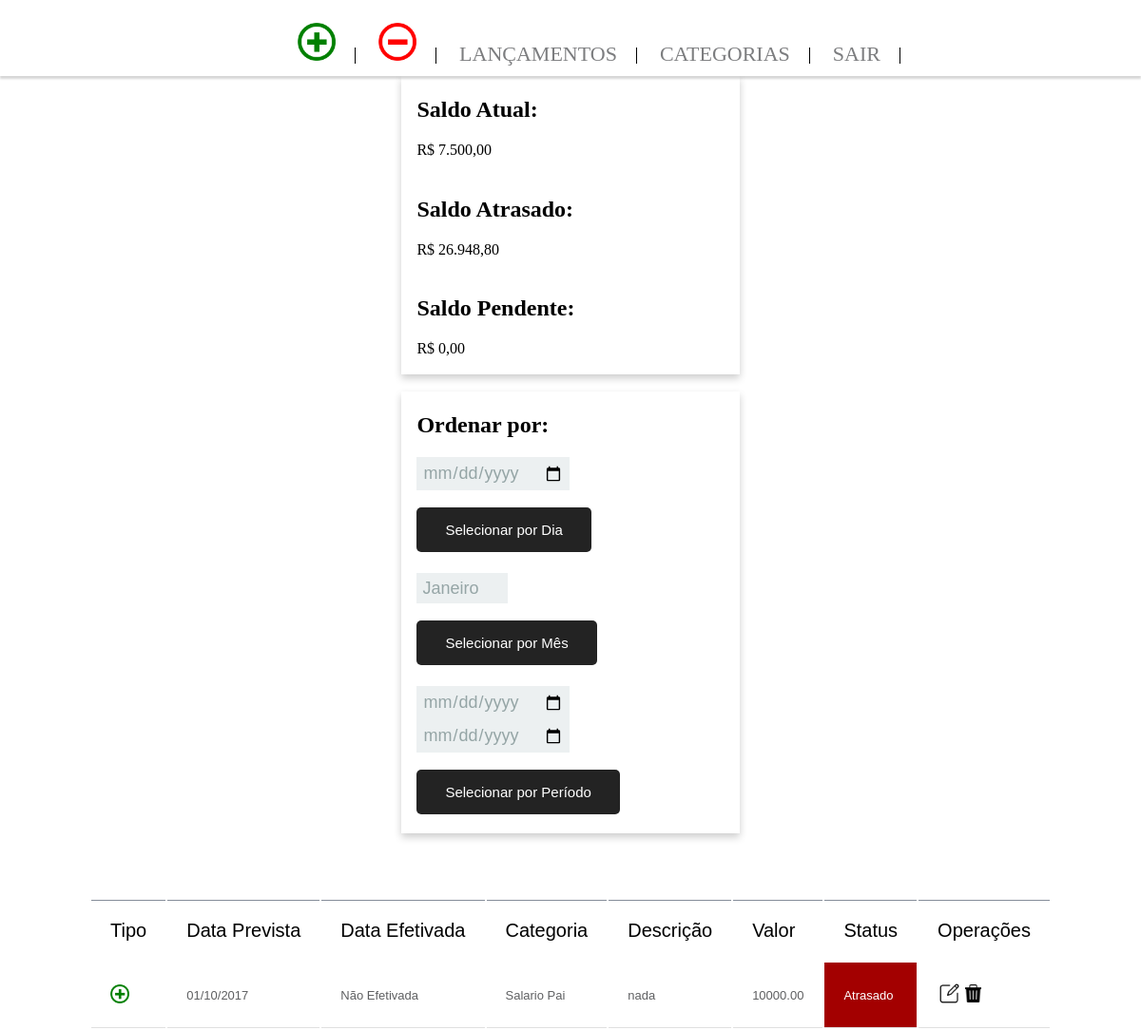
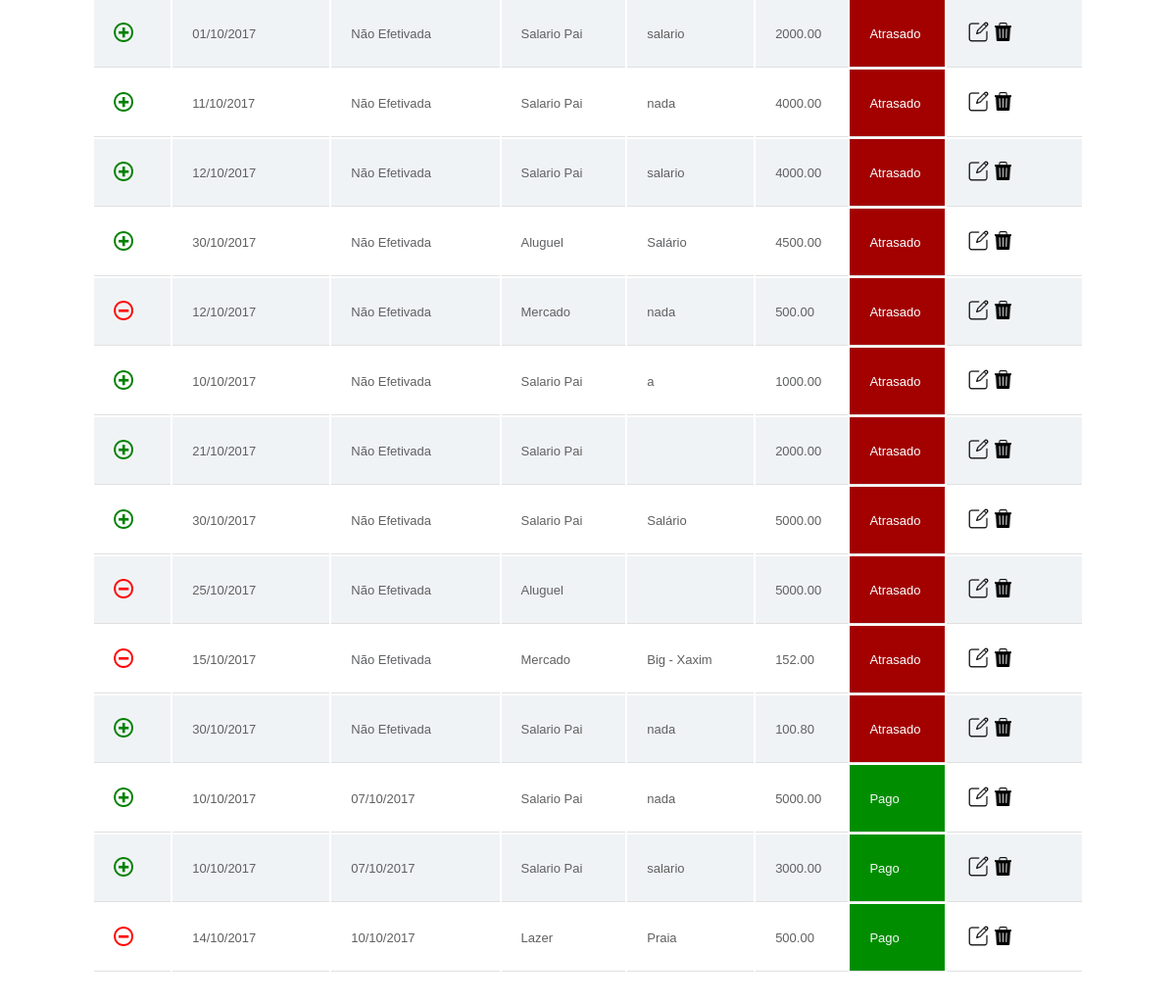
The page /Gerenciador_Financeiro/listar_lancamentos.php (signed in) on the database its author committed (2 pictures, top to bottom).
### tables this page shows
CREATE TABLE `lancamento_tb` (
  `id_lancamento` int(6) NOT NULL,
  `data_prevista` date NOT NULL,
  `data_efetivada` date NOT NULL,
  `categoria` int(6) NOT NULL,
  `descricao` varchar(40) NOT NULL,
  `valor` decimal(10,2) NOT NULL,
  `tipo` varchar(3) NOT NULL
);

CREATE TABLE `categoria_tb` (
  `id_categoria` int(6) NOT NULL,
  `nome` varchar(20) NOT NULL,
  `categoria` varchar(3) NOT NULL
);

### Gerenciador_Financeiro/listar_lancamentos.php (the view, shortened to what this page needs)
<!DOCTYPE html>
<html lag="pt-br">
	<head>
		<link rel="stylesheet" href="css/css.css">
		<link rel="stylesheet" href="css/header.css">
	</head>
	<?php
		$dataHoje = date('Ymd');
			$ano = date('Y');
		if(isset($_POST['confDia'])){
				$delimiter = $_POST['dia'];
				$order = "AND data_prevista='$delimiter'";
			}else if(isset($_POST['confMes'])){
				$delimiter = $_POST['mes'];
				$order = "AND YEAR(data_prevista)=$ano AND MONTH(data_prevista) BETWEEN $delimiter AND $delimiter";
			}else if(isset($_POST['periodo'])){
				$dataInicial = $_POST['dataInicial'];
				$dataFinal = $_POST['dataFinal'];
				$order = "AND data_prevista BETWEEN '$dataInicial' AND '$dataFinal'";
			}else{
				$order = "";
			}
	?>
	<?php
		$sql = "SELECT SUM(valor) as 'total_receitas' FROM lancamento_tb WHERE tipo='R' AND data_efetivada!='0000-00-00'";
		include "conexao.php";
		$financeiro = $conexao -> prepare($sql);
		$financeiro -> execute();
		foreach($financeiro as $soma_receitas){
			$receitas = $soma_receitas['total_receitas'];
		}
		$sql = "SELECT SUM(valor) as 'total_despesas' FROM lancamento_tb WHERE tipo='D' AND data_efetivada!='0000-00-00'";
		include "conexao.php";
		$financeiro = $conexao -> prepare($sql);
		$financeiro -> execute();
		$nLinha = $financeiro -> rowCount();
		if($nLinha >=1){
		foreach($financeiro as $soma_despesas){
			$despesas = $soma_despesas['total_despesas'];
		}
		}else{
			$despesas = 0;
		}
		$saldo = $receitas - $despesas;
		$saldo_novo =  ' R$ ' . number_format($saldo, 2, ',', '.');
	?>
	<?php
		$sql = "SELECT SUM(valor) as 'total_receitas_atrasado' FROM lancamento_tb WHERE tipo='R'  AND data_efetivada='0000-00-00' AND data_prevista < $dataHoje";
		include "conexao.php";
		$financeiro = $conexao -> prepare($sql);
		$financeiro -> execute();
		foreach($financeiro as $soma_receitas_atrasado){
			$receitas_atrasado = $soma_receitas_atrasado['total_receitas_atrasado'];
		}
		$sql = "SELECT SUM(valor) as 'total_despesas_atrasado' FROM lancamento_tb WHERE tipo='D' AND data_efetivada='0000-00-00' AND data_prevista < $dataHoje";
		include "conexao.php";
		$financeiro = $conexao -> prepare($sql);
		$financeiro -> execute();
		$nLinha = $financeiro -> rowCount();
		if($nLinha >=1){
		foreach($financeiro as $soma_despesas_atrasado){
			$despesas_atrasado = $soma_despesas_atrasado['total_despesas_atrasado'];
		}
		}else{
			$despesas_ = 0;
		}
		$saldo_atrasado = $receitas_atrasado - $despesas_atrasado;
		$saldo_atrasado_novo =  ' R$ ' . number_format($saldo_atrasado, 2, ',', '.');
	?>
	<?php
		$sql = "SELECT SUM(valor) as 'total_receitas_pendente' FROM lancamento_tb WHERE tipo='R'  AND data_efetivada='0000-00-00' AND data_prevista > $dataHoje OR data_prevista = $dataHoje ";
		include "conexao.php";
		$financeiro = $conexao -> prepare($sql);
		$financeiro -> execute();
		foreach($financeiro as $soma_receitas_pendente){
			$receitas_pendente = $soma_receitas_pendente['total_receitas_pendente'];
		}
		$sql = "SELECT SUM(valor) as 'total_despesas_pendente' FROM lancamento_tb WHERE tipo='D' AND data_efetivada='0000-00-00' AND data_prevista > $dataHoje OR data_prevista = $dataHoje";
		include "conexao.php";
		$financeiro = $conexao -> prepare($sql);
		$financeiro -> execute();
		$nLinha = $financeiro -> rowCount();
		if($nLinha >=1){
		foreach($financeiro as $soma_despesas_pendente){
			$despesas_pendente = $soma_despesas_pendente['total_despesas_pendente'];
		}
		}else{
			$despesas_pendente = 0;
		}
		$saldo_pendente = $receitas_pendente - $despesas_pendente;
		$saldo_pendente_novo =  ' R$ ' . number_format($saldo_pendente, 2, ',', '.');
	?>
	<body>
		<center><h1>Gerenciador Financeiro</h1></center>
		<header class="header" role="banner">
		    <nav class="nav_bar">
		        <ul class="ul_bar">
		            <li class="li_bar"><a href="form_lancamento.php?tipo=R"><img width="40px" height="40px" title="Adicionar Receita" src="imgs/mais.png"></a></li>
		            <li class="li_bar"><a href="form_lancamento.php?tipo=D"><img width="40px" height="40px" title="Adicionar Despesa" src="imgs/menos.png"></a></li>
		            <li class="li_bar"><a href="listar_lancamentos.php">Lançamentos</a></li>
		            <li class="li_bar"><a href="categorias.php">Categorias</a></li>
		            <li class="li_bar"><a href="logoff.php">Sair</a></li>
		        </ul>
		    </nav>
		</header>
		<div class="card">
			<div class="container">
				<h2><b>Saldo Atual:</b></h2>
				<p><?php echo $saldo_novo; ?></p>
			</div>
			<div class="container">
				<h2><b>Saldo Atrasado:</b></h2>
				<p><?php echo $saldo_atrasado_novo; ?></p>
			</div>
			<div class="container">
				<h2><b>Saldo Pendente:</b></h2>
				<p><?php echo $saldo_pendente_novo; ?></p>
			</div>
		</div><br>
		<div class="datas">
			<div class="card">
				<div class="container">
					<h2><b>Ordenar por:</b></h2>
					<form method="POST" action="" class="opcoes">
					<div class="inputESubmit">
						<input type="date" name="dia">
						<br><br>
						<input class="datas-button" type="submit" name="confDia" value="Selecionar por Dia">
					</div>
				</div><br>
				<div class="container">
					<div class="inputESubmit">
						<select name="mes">
							<option value="1">Janeiro</option>
						</select>
						<br><br>
						<input class="datas-button" type="submit" name="confMes" value="Selecionar por Mês">
					</div>
				</div>
				<div class="container"><br>
					<div class="inputESubmit">
						<input type="date" name="dataInicial">
						<input type="date" name="dataFinal">
						<br><br>
						<input class="datas-button" type="submit" name="periodo" value="Selecionar por Período">
					</div><br>
				</div>
			</div>
		</div><br>
		<table>
			<thead>
				<tr>
					<th>Tipo</th>
					<th>Data Prevista</th>
					<th>Data Efetivada</th>
					<th>Categoria</th>
					<th>Descrição</th>
					<th>Valor</th>
					<th>Status</th>
					<th>Operações</th>
				</tr>
			</thead>
			<tbody>
				<?php
					$sql = "SELECT * FROM lancamento_tb,categoria_tb WHERE lancamento_tb.categoria=categoria_tb.id_categoria $order ORDER BY lancamento_tb.data_efetivada ASC";
					include "conexao.php";
					$financeiro = $conexao -> prepare($sql);
					$financeiro -> execute();
					$cont = 1;
					foreach($financeiro as $lancamentos){
						if($cont <=15){
						$id                  = $lancamentos['id_lancamento'];
						$data_prevista       = $lancamentos['data_prevista'];
						$data_efetivada      = $lancamentos['data_efetivada'];
						$categoria           = $lancamentos['nome'];
						$descricao           = $lancamentos['descricao'];
						$valor               = $lancamentos['valor'];
						$dataHoje = date('Ymd');
						$tempo = str_replace("-","",$data_prevista);
						if($data_efetivada == "0000-00-00"){
							if($tempo < $dataHoje){
								$classe = "atrasado";
								$status = "Atrasado";
							}
							$data_efetivada = "Não Efetivada";
						}else{
							$classe = "pago";
							$status = "Pago";
							$data_efetivada = date('d/m/Y',strtotime($data_efetivada));
						}
						$tipo = $lancamentos['tipo'];
						if($tipo == "R"){
							$imagem_tipo = 'imgs/mais.png';
						}else{
							$imagem_tipo = 'imgs/menos.png';
						}
						$editar              = "<a href='editar_lancamento.php?id=$id'><img src='imgs/editar.png'   width='25px' height='25px' title='Editar'></a>";
						$excluir             = "<a onClick='Confirmar($id)'><img src='imgs/excluir.png' width='25px' height='25px' title='Excluir'></a>";
						echo "<tr>";
						echo "<td>";
						echo "<img width='20px' height='20px' src='$imagem_tipo'>";
						echo "</td>";
						echo "<td>";
						echo date('d/m/Y',strtotime($data_prevista));
						echo "</td>";
						echo "<td>";
						echo $data_efetivada;
						echo "</td>";
						echo "<td>";
						echo $categoria;
						echo "</td>";
						echo "<td>";
						echo $descricao;
						echo "</td>";
						echo "<td>";
						echo $valor;
						echo "</td>";
						echo "<td class='$classe'>";
						echo $status;
						echo "</td>";
						echo "<td>";
						echo $editar;
						echo $excluir;
						echo "</td>";
						echo "</tr>";
						$cont++;
					}else{
						break;
					}
				}
				?>
			</tbody>
		</table>
	</body>
</html>

### Gerenciador_Financeiro/css/css.css (style rules this page uses)
.atrasado { background-color:#a30000; color: #FFF; }
.pago { background-color:#008e00; color: #F8F8F8; }
.card { box-shadow: 0 4px 8px 0 rgba(0,0,0,0.2); transition: 0.3s; width: 30%; margin: 0 auto; }
.container { padding: 2px 16px; }
input[type="date"] { color: #95a5a6; font-family: "Helvetica", arial, sans-serif; font-size: 18px; border:1px solid #ecf0f1; background:#ecf0f1; padding:5px; }
select { appearance: none; color: #95a5a6; font-family: "Helvetica", arial, sans-serif; font-size: 18px; border:1px solid #ecf0f1; background:#ecf0f1; padding:5px; }
input[type="date"], focus { color: #95a5a6; box-shadow: none; }
.datas-button { padding: 15px 30px; color: #FFF; outline: none; background-color: #232323; border: none; border-radius:5px; cursor: pointer; font-size: 15px; }
table { border-collapse: separate; background:#fff; border-radius(5px); margin:50px auto; box-shadow(0px 0px 5px rgba(0,0,0,0.3)); }
thead { border-radius(5px); }
thead th { font-family: sans-serif; font-size:20px; font-weight:400; color:#000; text-shadow(1px 1px 0px rgba(0,0,0,0.5)); text-align:left; padding:20px; border-top:1px solid #858d99; }
tbody tr td { font-family: sans-serif; font-weight:400; color:#5f6062; font-size:13px; padding:20px 20px 20px 20px; border-bottom:1px solid #e0e0e0; }
tbody tr:nth-child(2n) { background:#f0f3f5; }

### Gerenciador_Financeiro/css/header.css (style rules this page uses)
.header { width: 100%; position: fixed; top: 0; left: 0; height: 80px; border: none; background-color: rgba(255,255,255,1); box-shadow: 0px 3px 2px 0px rgba(50, 50, 50, 0.2); }
.nav_bar { margin: 1.5em; }
.ul_bar { list-style-type: none; text-align: center; }
.li_bar { height: 20px; margin-right: 0px; border-right: 1px solid #000; padding: 0 20px; display: inline; }
.li_bar a { text-decoration: none; color: #7c7d7f; font-size: 22px; text-transform: uppercase; transition: all 0.5s ease; display: inline-block; }

### rows shown on the page
lancamento_tb: data_prevista "01/10/2017", data_efetivada "Não Efetivada", categoria.nome "Salario Pai", descricao "nada", valor "10000.00", data_prevista "Atrasado"
lancamento_tb: data_prevista "01/10/2017", data_efetivada "Não Efetivada", categoria.nome "Salario Pai", descricao "salario", valor "2000.00", data_prevista "Atrasado"
lancamento_tb: data_prevista "11/10/2017", data_efetivada "Não Efetivada", categoria.nome "Salario Pai", descricao "nada", valor "4000.00", data_prevista "Atrasado"
lancamento_tb: data_prevista "12/10/2017", data_efetivada "Não Efetivada", categoria.nome "Salario Pai", descricao "salario", valor "4000.00", data_prevista "Atrasado"
lancamento_tb: data_prevista "30/10/2017", data_efetivada "Não Efetivada", categoria.nome "Aluguel", descricao "Salário", valor "4500.00", data_prevista "Atrasado"
lancamento_tb: data_prevista "12/10/2017", data_efetivada "Não Efetivada", categoria.nome "Mercado", descricao "nada", valor "500.00", data_prevista "Atrasado"
lancamento_tb: data_prevista "10/10/2017", data_efetivada "Não Efetivada", categoria.nome "Salario Pai", descricao "a", valor "1000.00", data_prevista "Atrasado"
lancamento_tb: data_prevista "21/10/2017", data_efetivada "Não Efetivada", categoria.nome "Salario Pai", valor "2000.00", data_prevista "Atrasado"
lancamento_tb: data_prevista "30/10/2017", data_efetivada "Não Efetivada", categoria.nome "Salario Pai", descricao "Salário", valor "5000.00", data_prevista "Atrasado"
lancamento_tb: data_prevista "25/10/2017", data_efetivada "Não Efetivada", categoria.nome "Aluguel", valor "5000.00", data_prevista "Atrasado"
lancamento_tb: data_prevista "15/10/2017", data_efetivada "Não Efetivada", categoria.nome "Mercado", descricao "Big - Xaxim", valor "152.00", data_prevista "Atrasado"
lancamento_tb: data_prevista "30/10/2017", data_efetivada "Não Efetivada", categoria.nome "Salario Pai", descricao "nada", valor "100.80", data_prevista "Atrasado"
lancamento_tb: data_prevista "10/10/2017", data_efetivada "07/10/2017", categoria.nome "Salario Pai", descricao "nada", valor "5000.00", data_efetivada "Pago"
lancamento_tb: data_prevista "10/10/2017", data_efetivada "07/10/2017", categoria.nome "Salario Pai", descricao "salario", valor "3000.00", data_efetivada "Pago"
lancamento_tb: data_prevista "14/10/2017", data_efetivada "10/10/2017", categoria.nome "Lazer", descricao "Praia", valor "500.00", data_efetivada "Pago"

### other values the page prints
$saldo_novo "R$ 7.500,00"
$saldo_atrasado_novo "R$ 26.948,80"
$saldo_pendente_novo "R$ 0,00"
